Frame 1 (no input): blank canvas, image omitted
Frame 60 (the mouse pressed at the canvas centre just before this capture): blank canvas, image omitted
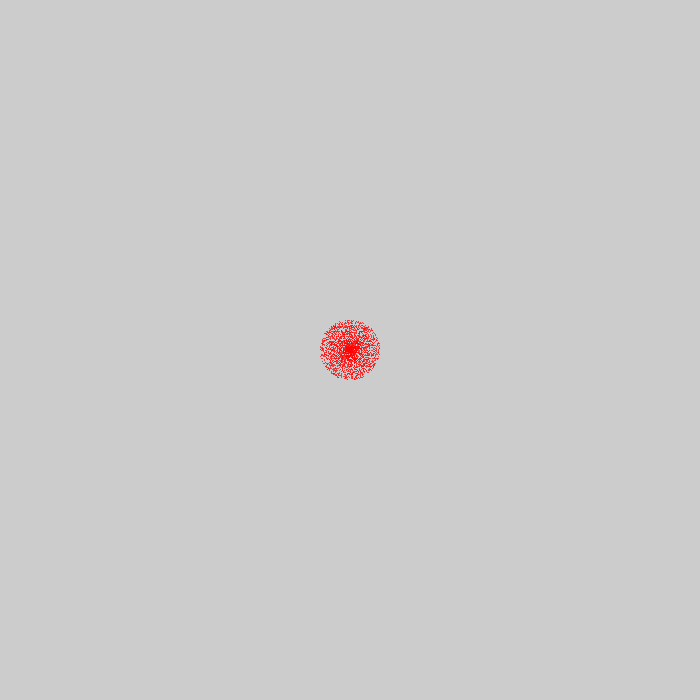
Frame 120 (the mouse held since frame 60 and released just before this capture)

The Processing sketch whose frames 1 and 60 were blank and that drew this single picture after the mouse press (run headless with seeded random() and noise(); from frame 60 on, the mouse is pressed at the canvas centre):

// Processing sketch: SprayPaint
// ── SprayPaint.pde
final int maxIterations = 50;  // that's how fast spraying happens
//
void setup () {
  size (700, 700);
  stroke(255, 2, 2); // red
} // func
//
void draw () {
  if (mousePressed) {
    brush () ;
  }
} // func
// -------------------------------------------------------
void brush () {
  int width1=30; // that be the width of your brush
  //
  float radx;   // Radius
  float rady;
  float angle1; // angle
  float x;      // result
  float y;
  //
  for (int i=0; i < maxIterations; i++) {
    radx=random(width1);
    rady=random(width1);
    angle1= random(359);
    //
    x=(radx*cos(radians(angle1)))+mouseX;
    y=(radx*sin(radians(angle1)))+mouseY;
    //
    point(x, y);
  }
} // func
